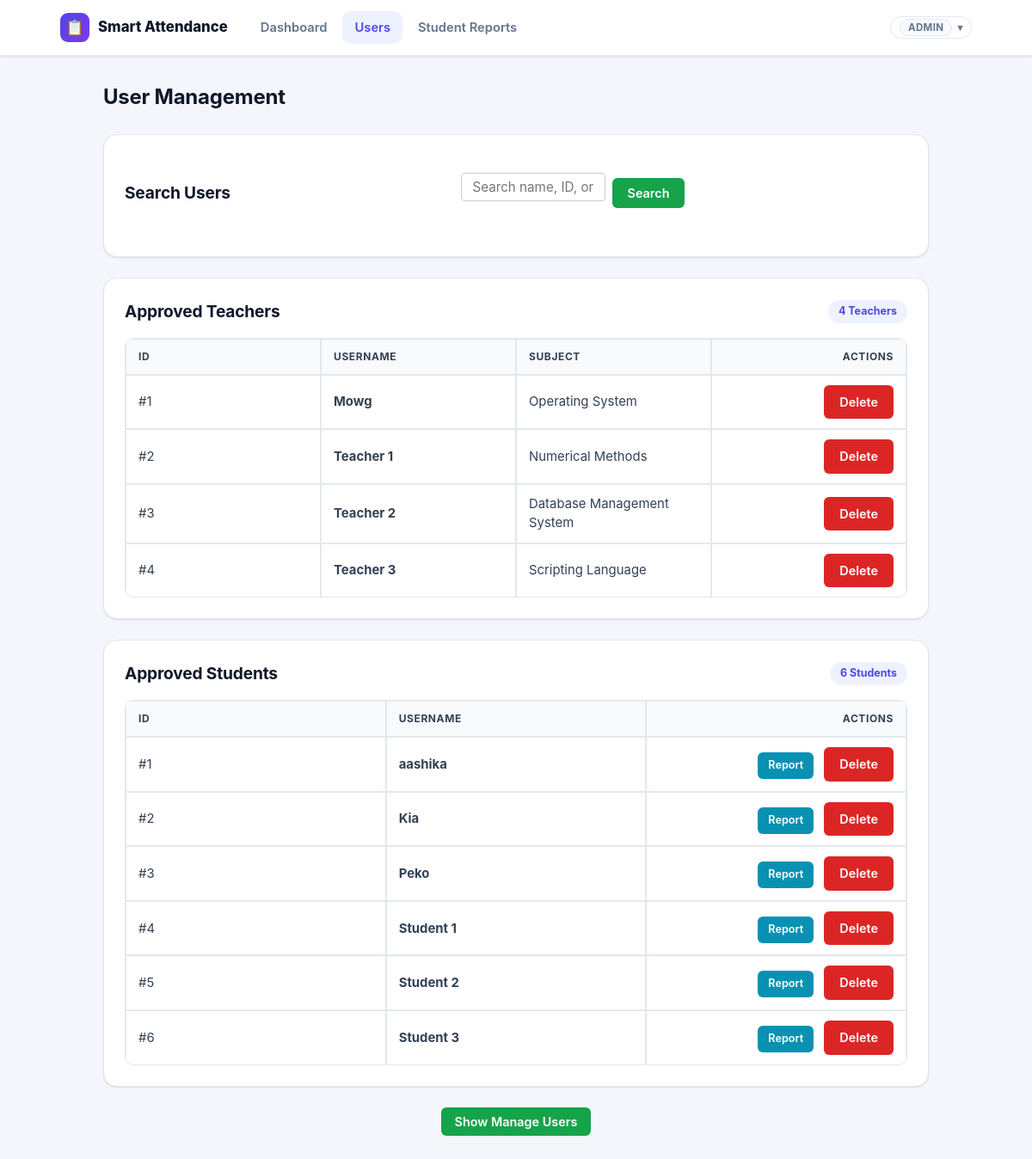
Screenshot of /admin_manage_users.php (signed in) with the database file from the repository.
### tables this page shows
CREATE TABLE `users` (
  `user_id` int(11) NOT NULL,
  `username` varchar(50) NOT NULL,
  `password` varchar(255) NOT NULL,
  `role` enum('admin','teacher','student') NOT NULL,
  `subject` varchar(100) DEFAULT NULL,
  `status` enum('pending','approved','rejected') DEFAULT 'pending',
  `created_at` timestamp NOT NULL DEFAULT current_timestamp()
);

### admin_manage_users.php (the view, shortened to what this page needs)
<?php
require_once 'backend/config.php';
$search_term = isset($_GET['search']) ? trim($_GET['search']) : '';
$teachers_sql = "SELECT * FROM users WHERE status = 'approved' AND role = 'teacher'";
$teachers_sql .= " ORDER BY username ASC";
$teachers_stmt = $conn->prepare($teachers_sql);
$teachers_stmt->execute();
$teachers_result = $teachers_stmt->get_result();
$students_sql = "SELECT * FROM users WHERE status = 'approved' AND role = 'student'";
$students_sql .= " ORDER BY username ASC";
$students_stmt = $conn->prepare($students_sql);
$students_stmt->execute();
$students_result = $students_stmt->get_result();
?>
<!DOCTYPE html>
<html lang="en">
<head>
    <link rel="stylesheet" href="css/style.css?v=7">
</head>
<body>
    <?php include 'partials/navbar.php'; ?>
    <div class="dashboard-container">
        <header class="dashboard-header">
            <h2>User Management</h2>
        </header>
        <div class="dashboard-card">
            <div class="card-header" style="display: flex; justify-content: space-between; align-items: center; flex-wrap: wrap; gap: 10px;">
                <h3>Search Users</h3>
                <form method="GET" action="admin_manage_users.php" style="display: flex; gap: 8px; align-items: center;">
                    <input type="text" name="search" placeholder="Search name, ID, or subject..."
                           value="<?php echo htmlspecialchars($search_term); ?>"
                           style="padding: 6px 12px; border: 1px solid #ccc; border-radius: 4px;">
                    <button type="submit" class="btn-action btn-approve" style="cursor: pointer; border: none;">Search</button>
                </form>
            </div>
        </div>
        <div class="dashboard-card">
            <div class="card-header" style="display: flex; justify-content: space-between; align-items: center; flex-wrap: wrap; gap: 10px;">
                <h3>Approved Teachers</h3>
                <span class="count-badge"><?php echo $teachers_result->num_rows; ?> Teachers</span>
            </div>
            <div class="table-responsive">
                <table class="decorative-table">
                    <thead>
                        <tr>
                            <th>ID</th>
                            <th>Username</th>
                            <th>Subject</th>
                            <th class="text-right">Actions</th>
                        </tr>
                    </thead>
                    <tbody>
                        <?php if ($teachers_result && $teachers_result->num_rows > 0): ?>
                            <?php $serial = 1; while ($user = $teachers_result->fetch_assoc()): ?>
                                <tr>
                                    <td>#<?php echo $serial++; ?></td>
                                    <td><strong><?php echo htmlspecialchars($user['username']); ?></strong></td>
                                    <td><?php echo !empty($user['subject']) ? htmlspecialchars($user['subject']) : '—'; ?></td>
                                    <td class="text-right">
                                        <a href="backend/approve_user.php?id=<?php echo $user['user_id']; ?>&action=delete"
                                           onclick="return confirm('Permanently delete this teacher account?');"
                                           class="btn-action btn-danger">Delete</a>
                                    </td>
                                </tr>
                            <?php endwhile; ?>
                        <?php else: ?>
                            <tr>
                                <td colspan="4" class="empty-state">No approved teachers found.</td>
                            </tr>
                        <?php endif; ?>
                    </tbody>
                </table>
            </div>
        </div>
        <div class="dashboard-card">
            <div class="card-header" style="display: flex; justify-content: space-between; align-items: center; flex-wrap: wrap; gap: 10px;">
                <h3>Approved Students</h3>
                <span class="count-badge"><?php echo $students_result->num_rows; ?> Students</span>
            </div>
            <div class="table-responsive">
                <table class="decorative-table">
                    <thead>
                        <tr>
                            <th>ID</th>
                            <th>Username</th>
                            <th class="text-right">Actions</th>
                        </tr>
                    </thead>
                    <tbody>
                        <?php if ($students_result && $students_result->num_rows > 0): ?>
                            <?php $serial = 1; while ($user = $students_result->fetch_assoc()): ?>
                                <tr>
                                    <td>#<?php echo $serial++; ?></td>
                                    <td><strong><?php echo htmlspecialchars($user['username']); ?></strong></td>
                                    <td class="text-right">
                                        <a href="admin_student_report.php?student_id=<?php echo $user['user_id']; ?>" class="btn-action btn-report">Report</a>
                                        <a href="backend/approve_user.php?id=<?php echo $user['user_id']; ?>&action=delete"
                                           onclick="return confirm('Permanently delete this student account?');"
                                           class="btn-action btn-danger">Delete</a>
                                    </td>
                                </tr>
                            <?php endwhile; ?>
                        <?php else: ?>
                            <tr>
                                <td colspan="3" class="empty-state">No approved students found.</td>
                            </tr>
                        <?php endif; ?>
                    </tbody>
                </table>
            </div>
        </div>
        <div style="text-align: center; margin: 16px 0;">
            <button type="button" id="toggleManageUsersBtn" onclick="toggleManageUsers()" class="btn-action btn-approve" style="cursor: pointer; border: none; padding: 8px 16px;">Show Manage Users</button>
        </div>
    </div>
</body>
</html>

### rows the page displays
users: username "Mowg", subject "Operating System"
users: username "Teacher 1", subject "Numerical Methods"
users: username "Teacher 2", subject "Database Management System"
users: username "Teacher 3", subject "Scripting Language"
users: username "aashika"
users: username "Kia"
users: username "Peko"
users: username "Student 1"
users: username "Student 2"
users: username "Student 3"

### other values shown
$nav_role "ADMIN"
$teachers_result->num_rows "4"
$students_result->num_rows "6"
